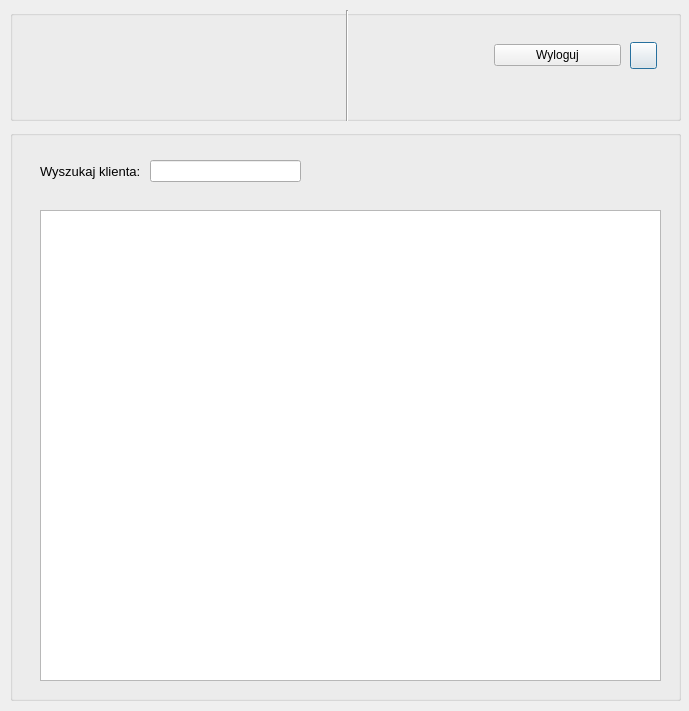
<?xml version="1.0" encoding="UTF-8"?>
<ui version="4.0">
 <class>SearchClientWindow</class>
 <widget class="QDialog" name="SearchClientWindow">
  <property name="geometry">
   <rect>
    <x>0</x>
    <y>0</y>
    <width>689</width>
    <height>711</height>
   </rect>
  </property>
  <property name="windowTitle">
   <string>Dialog</string>
  </property>
  <widget class="QGroupBox" name="groupBox_menu">
   <property name="geometry">
    <rect>
     <x>10</x>
     <y>10</y>
     <width>671</width>
     <height>111</height>
    </rect>
   </property>
   <property name="title">
    <string/>
   </property>
   <widget class="QLabel" name="label_logo">
    <property name="geometry">
     <rect>
      <x>10</x>
      <y>10</y>
      <width>321</width>
      <height>91</height>
     </rect>
    </property>
    <property name="text">
     <string/>
    </property>
   </widget>
   <widget class="Line" name="line">
    <property name="geometry">
     <rect>
      <x>322</x>
      <y>0</y>
      <width>31</width>
      <height>121</height>
     </rect>
    </property>
    <property name="orientation">
     <enum>Qt::Vertical</enum>
    </property>
   </widget>
   <widget class="QPushButton" name="pushButton_back">
    <property name="geometry">
     <rect>
      <x>620</x>
      <y>32</y>
      <width>27</width>
      <height>27</height>
     </rect>
    </property>
    <property name="text">
     <string/>
    </property>
   </widget>
   <widget class="QWidget" name="layoutWidget">
    <property name="geometry">
     <rect>
      <x>350</x>
      <y>30</y>
      <width>261</width>
      <height>31</height>
     </rect>
    </property>
    <layout class="QHBoxLayout" name="horizontalLayout">
     <item>
      <widget class="QLabel" name="label_user_2">
       <property name="font">
        <font>
         <pointsize>11</pointsize>
        </font>
       </property>
       <property name="text">
        <string/>
       </property>
      </widget>
     </item>
     <item>
      <widget class="QPushButton" name="pushButton_logout">
       <property name="text">
        <string>Wyloguj</string>
       </property>
      </widget>
     </item>
    </layout>
   </widget>
  </widget>
  <widget class="QGroupBox" name="groupBoxlogin">
   <property name="geometry">
    <rect>
     <x>10</x>
     <y>130</y>
     <width>671</width>
     <height>571</height>
    </rect>
   </property>
   <property name="title">
    <string/>
   </property>
   <widget class="QWidget" name="layoutWidget">
    <property name="geometry">
     <rect>
      <x>30</x>
      <y>30</y>
      <width>261</width>
      <height>22</height>
     </rect>
    </property>
    <layout class="QHBoxLayout" name="horizontalLayout_2">
     <item>
      <widget class="QLabel" name="label_search">
       <property name="font">
        <font>
         <pointsize>10</pointsize>
        </font>
       </property>
       <property name="text">
        <string>Wyszukaj klienta: </string>
       </property>
      </widget>
     </item>
     <item>
      <widget class="QLineEdit" name="lineEdit_search"/>
     </item>
    </layout>
   </widget>
   <widget class="QTableView" name="tableView_search_client">
    <property name="geometry">
     <rect>
      <x>30</x>
      <y>80</y>
      <width>621</width>
      <height>471</height>
     </rect>
    </property>
   </widget>
  </widget>
 </widget>
 <resources/>
 <connections/>
</ui>
